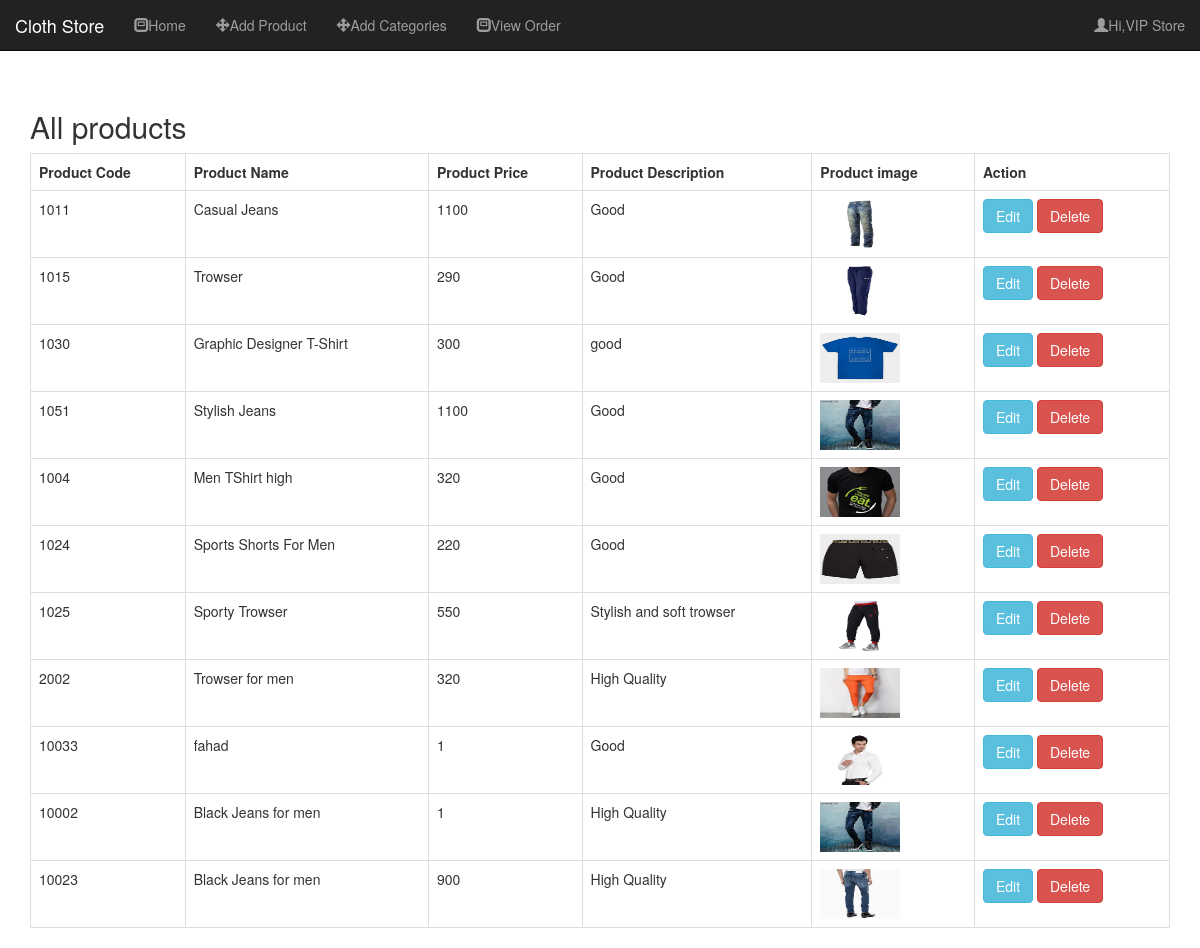
Screenshot of /orgs.php (signed in) with the database file from the repository.
### tables this page shows
CREATE TABLE IF NOT EXISTS `products` (
  `product_id` int(100) NOT NULL,
  `product_cat` int(100) NOT NULL,
  `product_brand` int(100) NOT NULL,
  `product_title` varchar(255) NOT NULL,
  `product_price` int(100) NOT NULL,
  `product_desc` text NOT NULL,
  `product_image` text NOT NULL,
  `product_keywords` text NOT NULL,
  `subadmin` varchar(100) NOT NULL
);

### orgs.php (the view, shortened to what this page needs)
<?php
require 'config.php';
$subname=$_SESSION["login_name"];
$sql = "SELECT * FROM products where subadmin='$subname'";
$statement = $con->prepare($sql);
$statement->execute();
$people = $statement->fetchAll(PDO::FETCH_OBJ);
 ?>
<!DOCTYPE html>
<html>
	<head>
		<link rel="stylesheet" href="css/bootstrap.min.css"/>
	</head>
<body>
	<div class="navbar navbar-inverse navbar-fixed-top">
		<div class="container-fluid">
			<div class="navbar-header">
				<a href="#" class="navbar-brand">Cloth Store</a>
			</div>
		<div class="collapse navbar-collapse" id="collapse">
			<ul class="nav navbar-nav">
				<li><a href="home.php"><span class="glyphicon glyphicon-modal-window"></span>Home</a></li>
				<li><a href="orgcreate.php"><span class="glyphicon glyphicon-move"></span>Add Product</a></li>
				<li><a href="orgcat.php"><span class="glyphicon glyphicon-move"></span>Add Categories</a></li>
				<li><a href="orgorder.php"><span class="glyphicon glyphicon-modal-window"></span>View Order</a></li>
			</ul>
			<ul class="nav navbar-nav navbar-right">
				<li><a href="#" class="dropdown-toggle" data-toggle="dropdown"><span class="glyphicon glyphicon-user"></span><?php echo "Hi,".$_SESSION["login_name"]; ?></a>
				</li>
			</ul>
		</div>
		</div>
	</div>
	<p><br/></p>
	<p><br/></p>
	<p><br/></p>
</body>
</html>
<div class="container">
  <div class="card mt-5">
    <div class="card-header">
      <h2>All products</h2>
    </div>
    <div class="card-body">
      <table width="200px" class="table table-bordered">
        <tr>
		  <th>Product Code</th>
          <th>Product Name</th>
		  <th>Product Price</th>
          <th>Product Description</th>
          <th>Product image</th>
		   <th>Action</th>
        </tr>
        <?php foreach($people as $person): ?>
          <tr>
			<td><?= $person->product_keywords; ?></td>
            <td><?= $person->product_title; ?></td>
            <td><?= $person->product_price; ?></td>
			<td><?= $person->product_desc; ?></td>
      <td><img src="product_images/<?= $person->product_image; ?>" width="80" height="50"/></td>
            <td>
              <a href="orgedit.php?id=<?= $person->product_id ?>" class="btn btn-info">Edit</a>
              <a onclick="return confirm('Are you sure you want to delete this entry?')" href="deleteprod.php?id=<?= $person->product_id ?>" class='btn btn-danger'>Delete</a>
            </td>
          </tr>
        <?php endforeach; ?>
      </table>
    </div>
  </div>
</div>
<?php require 'footer.php'; ?>
</body>
</html>

### footer.php (shortened to what this page needs)
  </body>
</html>

### rows the page displays
products: product_keywords "1011", product_title "Casual Jeans", product_price "1100", product_desc "Good", product_image (picture)
products: product_keywords "1015", product_title "Trowser", product_price "290", product_desc "Good", product_image (picture)
products: product_keywords "1030", product_title "Graphic Designer T-Shirt", product_price "300", product_desc "good", product_image (picture)
products: product_keywords "1051", product_title "Stylish Jeans", product_price "1100", product_desc "Good", product_image (picture)
products: product_keywords "1004", product_title "Men TShirt high", product_price "320", product_desc "Good", product_image (picture)
products: product_keywords "1024", product_title "Sports Shorts For Men", product_price "220", product_desc "Good", product_image (picture)
products: product_keywords "1025", product_title "Sporty Trowser", product_price "550", product_desc "Stylish and soft trowser", product_image (picture)
products: product_keywords "2002", product_title "Trowser for men", product_price "320", product_desc "High Quality", product_image (picture)
products: product_keywords "10033", product_title "fahad", product_price "1", product_desc "Good", product_image (picture)
products: product_keywords "10002", product_title "Black Jeans for men", product_price "1", product_desc "High Quality", product_image (picture)
products: product_keywords "10023", product_title "Black Jeans for men", product_price "900", product_desc "High Quality", product_image (picture)

### other values shown
$_SESSION["login_name"] "VIP Store"
